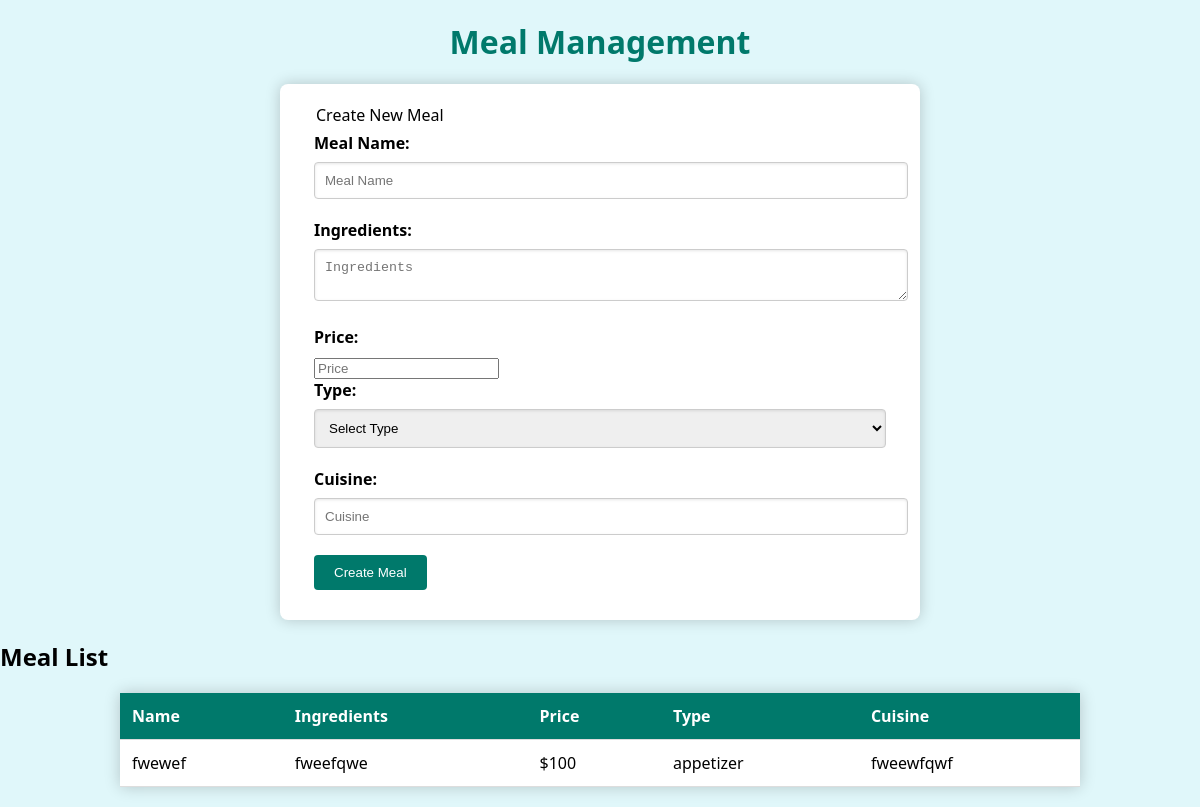
The page / on the database its author committed.
### meals/models.py (models this page shows)
class Meal(models.Model):
    meal_name = models.CharField(max_length=100)
    ingredients = models.TextField()
    price = models.PositiveIntegerField()
    type = models.CharField(max_length=50)
    cuisine = models.CharField(max_length=100)

### meals/views.py (the view, shortened to what this page needs)
# urls.py: path('', meal_list),
def meal_list(request):
    meal_name = request.GET.get('meal_name')
    ingredients = request.GET.get('ingredients')
    price = request.GET.get('price')
    type = request.GET.get('type')
    cuisine = request.GET.get('cuisine')
    meal = Meal.objects.all()
    ctx = {'meals': meal}
    return render(request, 'meals/meals-list.html', ctx)

### templates/meals/meals-list.html (shortened to what this page needs)
<!DOCTYPE html>
<html lang="en">
<head>
</head>
<body>
    <h1>Meal Management</h1>
    <form method="get">
        <fieldset>
            <legend>Create New Meal</legend>
            <label for="meal_name">Meal Name:</label>
            <input type="text" id="meal_name" name="meal_name" placeholder="Meal Name" required>
            <label for="ingredients">Ingredients:</label>
            <textarea id="ingredients" name="ingredients" placeholder="Ingredients" required></textarea>
            <label for="price">Price:</label>
            <input type="number" id="price" name="price" step="0.01" placeholder="Price" required>
            <label for="type">Type:</label>
            <select id="type" name="type" required>
                <option value="">Select Type</option>
            </select>
            <label for="cuisine">Cuisine:</label>
            <input type="text" id="cuisine" name="cuisine" placeholder="Cuisine" required>
            <input type="submit" value="Create Meal">
        </fieldset>
    </form>
    <h2>Meal List</h2>
    <table>
        <thead>
            <tr>
                <th>Name</th>
                <th>Ingredients</th>
                <th>Price</th>
                <th>Type</th>
                <th>Cuisine</th>
            </tr>
        </thead>
        <tbody>
            {% for meal in meals %}
            <tr>
                <td>{{ meal.meal_name }}</td>
                <td>{{ meal.ingredients }}</td>
                <td>${{ meal.price }}</td>
                <td>{{ meal.type }}</td>
                <td>{{ meal.cuisine }}</td>
            </tr>
            {% empty %}
            <tr>
                <td colspan="5">No Meals added yet.</td>
            </tr>
            {% endfor %}
        </tbody>
    </table>
</body>
</html>

### templates/meals/meals-list.html (style rules this page uses)
body { font-family: 'Segoe UI', Tahoma, Geneva, Verdana, sans-serif; background-color: #e0f7fa; margin: 0; padding: 0; }
h1 { text-align: center; color: #00796b; margin-top: 20px; }
form { background-color: #ffffff; padding: 20px; margin: 20px auto; border-radius: 8px; box-shadow: 0 0 15px rgba(0, 0, 0, 0.2); max-width: 600px; }
fieldset { border: none; }
label { display: block; margin-bottom: 8px; font-weight: bold; }
input[type="text"], textarea, select { width: 100%; padding: 10px; margin-bottom: 20px; border: 1px solid #ccc; border-radius: 4px; box-shadow: inset 0 1px 3px rgba(0, 0, 0, 0.1); }
input[type="submit"] { background-color: #00796b; color: white; padding: 10px 20px; border: none; border-radius: 4px; cursor: pointer; transition: background-color 0.3s ease; }
table { width: 80%; margin: 20px auto; border-collapse: collapse; background-color: #ffffff; box-shadow: 0 0 15px rgba(0, 0, 0, 0.2); }
th, td { padding: 12px; text-align: left; border-bottom: 1px solid #ddd; }
th { background-color: #00796b; color: white; font-weight: bold; }

### rows shown on the page
Meal: meal_name "fwewef", ingredients "fweefqwe", price "100", type "appetizer", cuisine "fweewfqwf"
